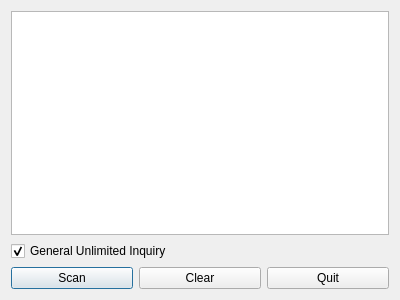
<?xml version="1.0" encoding="UTF-8"?>
<ui version="4.0">
 <class>DeviceDiscovery</class>
 <widget class="QDialog" name="DeviceDiscovery">
  <property name="geometry">
   <rect>
    <x>0</x>
    <y>0</y>
    <width>400</width>
    <height>300</height>
   </rect>
  </property>
  <property name="windowTitle">
   <string>Bluetooth Scanner</string>
  </property>
  <layout class="QVBoxLayout" name="verticalLayout">
   <item>
    <widget class="QListWidget" name="list"/>
   </item>
   <item>
    <widget class="QCheckBox" name="inquiryType">
     <property name="text">
      <string>General Unlimited Inquiry</string>
     </property>
     <property name="checked">
      <bool>true</bool>
     </property>
    </widget>
   </item>
   <item>
    <layout class="QHBoxLayout" name="horizontalLayout">
     <item>
      <widget class="QPushButton" name="scan">
       <property name="text">
        <string>Scan</string>
       </property>
      </widget>
     </item>
     <item>
      <widget class="QPushButton" name="clear">
       <property name="text">
        <string>Clear</string>
       </property>
      </widget>
     </item>
     <item>
      <widget class="QPushButton" name="quit">
       <property name="text">
        <string>Quit</string>
       </property>
      </widget>
     </item>
    </layout>
   </item>
  </layout>
 </widget>
 <resources/>
 <connections>
  <connection>
   <sender>quit</sender>
   <signal>clicked()</signal>
   <receiver>DeviceDiscovery</receiver>
   <slot>accept()</slot>
   <hints>
    <hint type="sourcelabel">
     <x>323</x>
     <y>275</y>
    </hint>
    <hint type="destinationlabel">
     <x>396</x>
     <y>268</y>
    </hint>
   </hints>
  </connection>
  <connection>
   <sender>clear</sender>
   <signal>clicked()</signal>
   <receiver>list</receiver>
   <slot>clear()</slot>
   <hints>
    <hint type="sourcelabel">
     <x>188</x>
     <y>276</y>
    </hint>
    <hint type="destinationlabel">
     <x>209</x>
     <y>172</y>
    </hint>
   </hints>
  </connection>
 </connections>
</ui>
